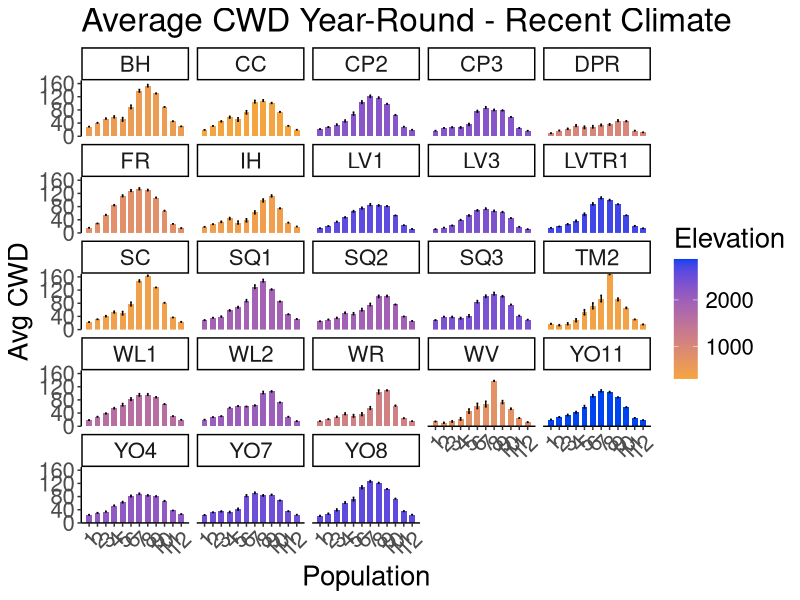
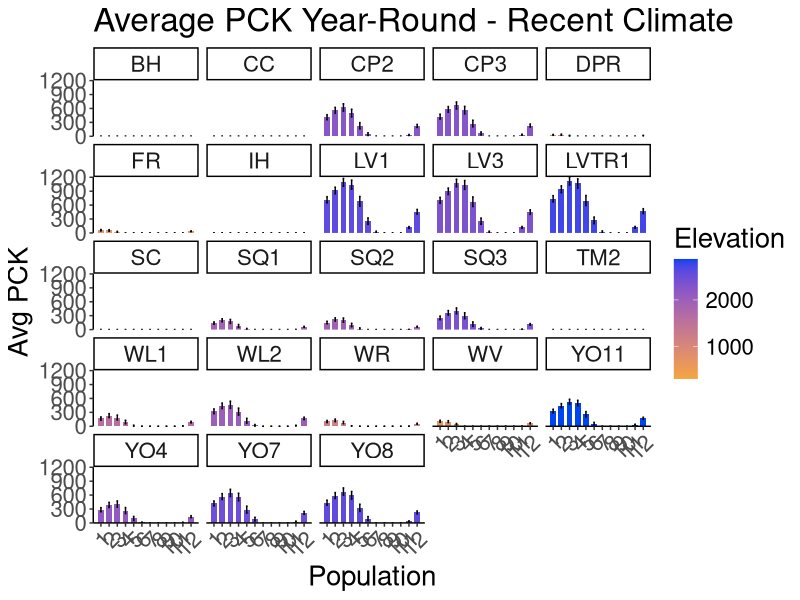
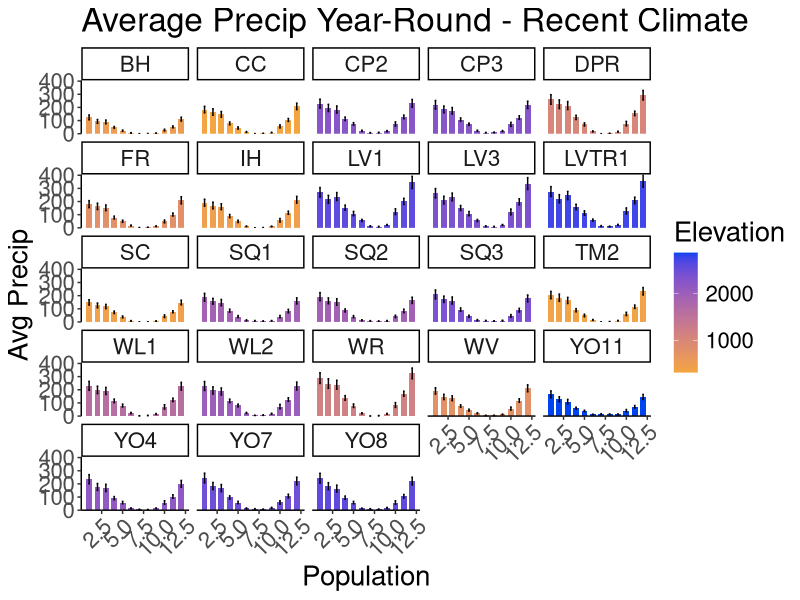
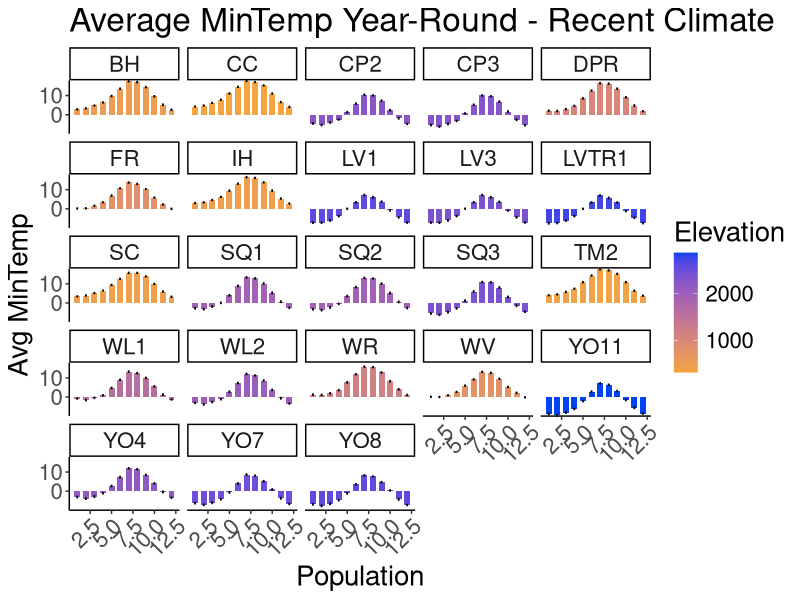
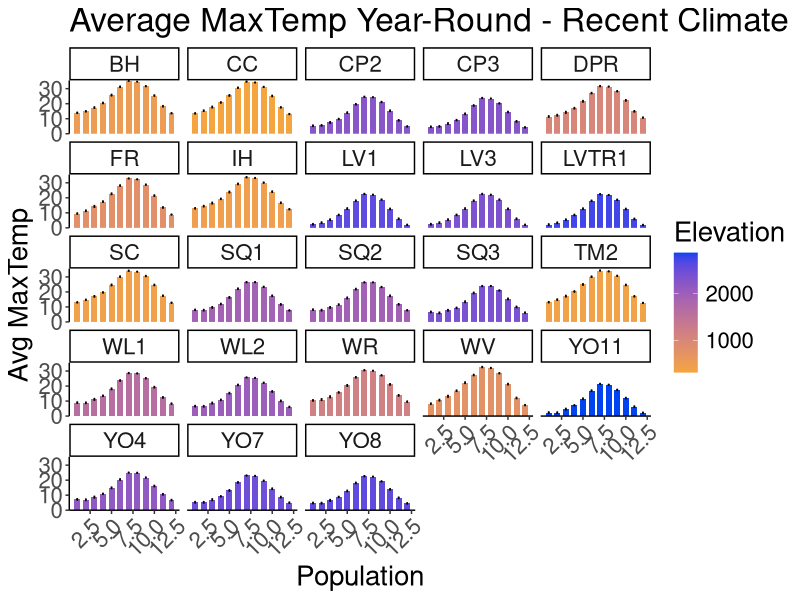
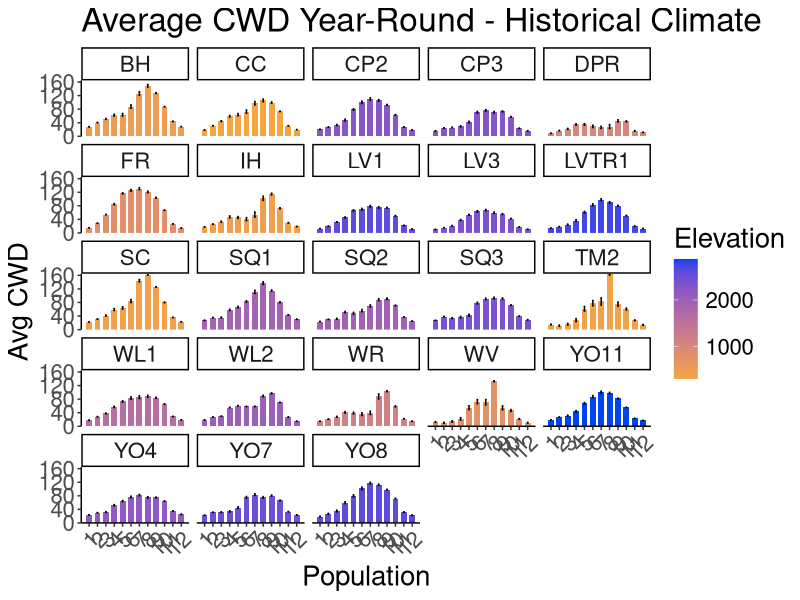
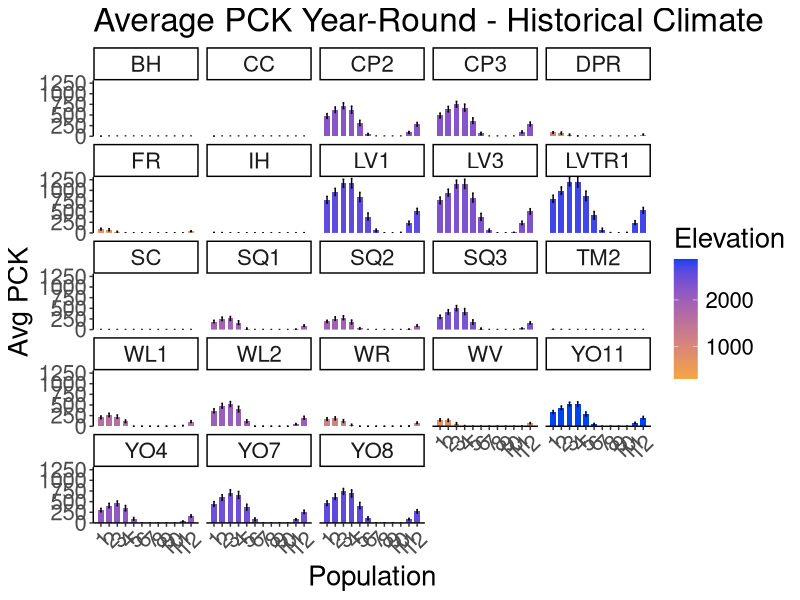
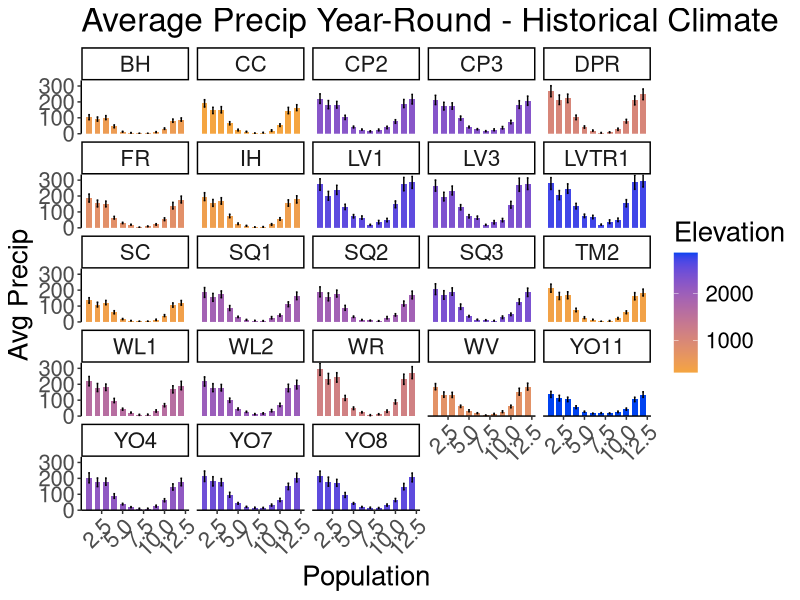

These charts were generated, in order, by the following R code: (Note: this script raises an error after producing the figures.)
## ---- chunk 1
knitr::opts_chunk$set(echo = TRUE)
## ---- chunk 2
library(tidyverse)
library(ggrepel)
library(cowplot)
library(gridExtra)

sem <- function(x, na.rm=FALSE) {
  sd(x,na.rm=na.rm)/sqrt(length(na.omit(x)))
} #standard error function 

get_legend<-function(myggplot){
  tmp <- ggplot_gtable(ggplot_build(myggplot))
  leg <- which(sapply(tmp$grobs, function(x) x$name) == "guide-box")
  legend <- tmp$grobs[[leg]]
  return(legend)
} #legend function for grid_arrange

elev_three_palette <- c("#0043F0", "#C9727F", "#F5A540") #colors from Gremer et al 2019
elev_order <- c("High", "Mid", "Low")
## ---- chunk 3
flint_all_year <- read_csv("../output/Climate/flint_climate_UCDpops.csv")
head(flint_all_year)

bioclim_all_year <- read_csv("../output/Climate/bioclim_all_year_UCD_pops.csv")
head(bioclim_all_year)
## ---- chunk 4
flint_recent_all_year <- flint_all_year %>% 
  mutate(month = recode(month, #convert months to numbers 
  jan = 1,
  feb = 2,
  mar = 3,
  apr = 4,
  may = 5,
  jun = 6,
  jul = 7,
  aug = 8,
  sep = 9,
  oct = 10,
  nov = 11,
  dec = 12
)) %>% 
  filter(parent.pop != "UCD_Garden", parent.pop != "WL2_Garden") %>%  #remove garden sites 
  filter(year>1993 & year<=2023) %>% 
  select(parent.pop:month, cwd, pck, ppt, tmn, tmx)
  
flint_historical_all_year <- flint_all_year %>% 
  mutate(month = recode(month, #convert months to numbers 
  jan = 1,
  feb = 2,
  mar = 3,
  apr = 4,
  may = 5,
  jun = 6,
  jul = 7,
  aug = 8,
  sep = 9,
  oct = 10,
  nov = 11,
  dec = 12
)) %>% 
  filter(parent.pop != "UCD_Garden", parent.pop != "WL2_Garden") %>%  #remove garden sites 
  filter(year<=1993 & year>1963) %>% 
  select(parent.pop:month, cwd, pck, ppt, tmn, tmx)

bioclim_recent <- bioclim_all_year %>% 
  filter(year>1993 & year<=2023)
  
bioclim_historical <- bioclim_all_year %>% 
  filter(year<=1993 & year>1963)
## ---- chunk 5
flint_recent_all_year_mosavgs <- flint_recent_all_year %>% group_by(parent.pop, elevation.group, elev_m, month) %>% summarise_at(c("cwd", "pck", "ppt", "tmn", "tmx"), c(mean, sem), na.rm = TRUE) 
names(flint_recent_all_year_mosavgs) <- gsub("fn2", "sem", colnames(flint_recent_all_year_mosavgs))
names(flint_recent_all_year_mosavgs) <-gsub("fn1", "mean", colnames(flint_recent_all_year_mosavgs))
flint_recent_all_year_mosavgs #30 year averages during growth season months 
flint_recent_all_year_mosavgs$elevation.group <- factor(flint_recent_all_year_mosavgs$elevation.group, levels=elev_order)       

flint_recent_all_year_mosavgs %>% ggplot(aes(x=month, y=cwd_mean, fill=elev_m)) + 
  geom_col(width = 0.7,position = position_dodge(0.75)) +
  geom_errorbar(aes(ymin=cwd_mean-cwd_sem,ymax=cwd_mean+cwd_sem),width=.2, position = 
                  position_dodge(0.75)) +
  scale_y_continuous(expand = c(0, 0)) +
  scale_x_continuous(breaks=c(1, 2, 3, 4, 5, 6, 7, 8, 9, 10, 11, 12)) +
  scale_fill_gradient(low = "#F5A540", high = "#0043F0")+ 
  labs(fill="Elevation",x="Population", y="Avg CWD" ,title = "Average CWD Year-Round - Recent Climate") +
   theme_classic() +
  theme(text=element_text(size=20), axis.text.x = element_text(angle = 45,  hjust = 1)) + 
  facet_wrap(~parent.pop)
ggsave("../output/Climate/all_year_Avg_Monthly_CWD_RecentClim.png", width = 16, height = 10, units = "in")

flint_recent_all_year_mosavgs %>% ggplot(aes(x=month, y=pck_mean, fill=elev_m)) + 
  geom_col(width = 0.7,position = position_dodge(0.75)) +
  geom_errorbar(aes(ymin=pck_mean-pck_sem,ymax=pck_mean+pck_sem),width=.2, position = 
                  position_dodge(0.75)) +
  scale_y_continuous(expand = c(0, 0)) +
  scale_x_continuous(breaks=c(1, 2, 3, 4, 5, 6, 7, 8, 9, 10, 11, 12)) +
  scale_fill_gradient(low = "#F5A540", high = "#0043F0")+ 
  labs(fill="Elevation",x="Population", y="Avg PCK" ,title = "Average PCK Year-Round - Recent Climate") +
   theme_classic() +
  theme(text=element_text(size=20), axis.text.x = element_text(angle = 45,  hjust = 1)) + 
  facet_wrap(~parent.pop)
ggsave("../output/Climate/all_year_Avg_Monthly_PCK_RecentClim.png", width = 16, height = 10, units = "in")

flint_recent_all_year_mosavgs %>% ggplot(aes(x=month, y=ppt_mean, fill=elev_m)) + 
  geom_col(width = 0.7,position = position_dodge(0.75)) +
  geom_errorbar(aes(ymin=ppt_mean-ppt_sem,ymax=ppt_mean+ppt_sem),width=.2, position = 
                  position_dodge(0.75)) +
  scale_y_continuous(expand = c(0, 0)) +
  scale_fill_gradient(low = "#F5A540", high = "#0043F0") + 
  labs(fill="Elevation",x="Population", y="Avg Precip" ,title = "Average Precip Year-Round - Recent Climate") +
   theme_classic() +
  theme(text=element_text(size=20), axis.text.x = element_text(angle = 45,  hjust = 1))+ 
  facet_wrap(~parent.pop)
ggsave("../output/Climate/all_year_Avg_Monthly_Precip_RecentClim.png", width = 12, height = 6, units = "in")

flint_recent_all_year_mosavgs %>% ggplot(aes(x=month, y=tmn_mean, fill=elev_m)) + 
  geom_col(width = 0.7,position = position_dodge(0.75)) +
  geom_errorbar(aes(ymin=tmn_mean-tmn_sem,ymax=tmn_mean+tmn_sem),width=.2, position = 
                  position_dodge(0.75)) +
  scale_y_continuous(expand = c(0, 0)) +
  scale_fill_gradient(low = "#F5A540", high = "#0043F0") + 
  labs(fill="Elevation",x="Population", y="Avg MinTemp" ,title = "Average MinTemp Year-Round - Recent Climate") +
   theme_classic() +
  theme(text=element_text(size=20), axis.text.x = element_text(angle = 45,  hjust = 1))+ 
  facet_wrap(~parent.pop)
ggsave("../output/Climate/all_year_Avg_Monthly_MinTemp_RecentClim.png", width = 12, height = 6, units = "in")

flint_recent_all_year_mosavgs %>% ggplot(aes(x=month, y=tmx_mean, fill=elev_m)) + 
  geom_col(width = 0.7,position = position_dodge(0.75)) +
  geom_errorbar(aes(ymin=tmx_mean-tmx_sem,ymax=tmx_mean+tmx_sem),width=.2, position = 
                  position_dodge(0.75)) +
  scale_y_continuous(expand = c(0, 0)) +
  scale_fill_gradient(low = "#F5A540", high = "#0043F0") + 
  labs(fill="Elevation",x="Population", y="Avg MaxTemp" ,title = "Average MaxTemp Year-Round - Recent Climate") +
   theme_classic() +
  theme(text=element_text(size=20), axis.text.x = element_text(angle = 45,  hjust = 1))+ 
  facet_wrap(~parent.pop)
ggsave("../output/Climate/all_year_Avg_Monthly_MaxTemp_RecentClim.png", width = 12, height = 6, units = "in")
## ---- chunk 6
flint_historical_all_year_mosavgs <- flint_historical_all_year %>% group_by(parent.pop, elevation.group, elev_m, month) %>% summarise_at(c("cwd", "pck", "ppt", "tmn", "tmx"), c(mean, sem), na.rm = TRUE) 
names(flint_historical_all_year_mosavgs) <- gsub("fn2", "sem", colnames(flint_historical_all_year_mosavgs))
names(flint_historical_all_year_mosavgs) <-gsub("fn1", "mean", colnames(flint_historical_all_year_mosavgs))
flint_historical_all_year_mosavgs #30 year averages during growth season months 
flint_historical_all_year_mosavgs$elevation.group <- factor(flint_historical_all_year_mosavgs$elevation.group, levels=elev_order)       

flint_historical_all_year_mosavgs %>% ggplot(aes(x=month, y=cwd_mean, fill=elev_m)) + 
  geom_col(width = 0.7,position = position_dodge(0.75)) +
  geom_errorbar(aes(ymin=cwd_mean-cwd_sem,ymax=cwd_mean+cwd_sem),width=.2, position = 
                  position_dodge(0.75)) +
  scale_y_continuous(expand = c(0, 0)) +
  scale_x_continuous(breaks=c(1, 2, 3, 4, 5, 6, 7, 8, 9, 10, 11, 12)) +
  scale_fill_gradient(low = "#F5A540", high = "#0043F0")+ 
  labs(fill="Elevation",x="Population", y="Avg CWD" ,title = "Average CWD Year-Round - Historical Climate") +
   theme_classic() +
  theme(text=element_text(size=20), axis.text.x = element_text(angle = 45,  hjust = 1)) + 
  facet_wrap(~parent.pop)
ggsave("../output/Climate/all_year_Avg_Monthly_CWD_HistoricalClim.png", width = 16, height = 10, units = "in")

flint_historical_all_year_mosavgs %>% ggplot(aes(x=month, y=pck_mean, fill=elev_m)) + 
  geom_col(width = 0.7,position = position_dodge(0.75)) +
  geom_errorbar(aes(ymin=pck_mean-pck_sem,ymax=pck_mean+pck_sem),width=.2, position = 
                  position_dodge(0.75)) +
  scale_y_continuous(expand = c(0, 0)) +
  scale_x_continuous(breaks=c(1, 2, 3, 4, 5, 6, 7, 8, 9, 10, 11, 12)) +
  scale_fill_gradient(low = "#F5A540", high = "#0043F0")+ 
  labs(fill="Elevation",x="Population", y="Avg PCK" ,title = "Average PCK Year-Round - Historical Climate") +
   theme_classic() +
  theme(text=element_text(size=20), axis.text.x = element_text(angle = 45,  hjust = 1)) + 
  facet_wrap(~parent.pop)
ggsave("../output/Climate/all_year_Avg_Monthly_PCK_HistoricalClim.png", width = 16, height = 10, units = "in")

flint_historical_all_year_mosavgs %>% ggplot(aes(x=month, y=ppt_mean, fill=elev_m)) + 
  geom_col(width = 0.7,position = position_dodge(0.75)) +
  geom_errorbar(aes(ymin=ppt_mean-ppt_sem,ymax=ppt_mean+ppt_sem),width=.2, position = 
                  position_dodge(0.75)) +
  scale_y_continuous(expand = c(0, 0)) +
  scale_fill_gradient(low = "#F5A540", high = "#0043F0") + 
  labs(fill="Elevation",x="Population", y="Avg Precip" ,title = "Average Precip Year-Round - Historical Climate") +
   theme_classic() +
  theme(text=element_text(size=20), axis.text.x = element_text(angle = 45,  hjust = 1))+ 
  facet_wrap(~parent.pop)
ggsave("../output/Climate/all_year_Avg_Monthly_Precip_HistoricalClim.png", width = 12, height = 6, units = "in")

flint_historical_all_year_mosavgs %>% ggplot(aes(x=month, y=tmn_mean, fill=elev_m)) + 
  geom_col(width = 0.7,position = position_dodge(0.75)) +
  geom_errorbar(aes(ymin=tmn_mean-tmn_sem,ymax=tmn_mean+tmn_sem),width=.2, position = 
                  position_dodge(0.75)) +
  scale_y_continuous(expand = c(0, 0)) +
  scale_fill_gradient(low = "#F5A540", high = "#0043F0") + 
  labs(fill="Elevation",x="Population", y="Avg MinTemp" ,title = "Average MinTemp Year-Round - Historical Climate") +
   theme_classic() +
  theme(text=element_text(size=20), axis.text.x = element_text(angle = 45,  hjust = 1))+ 
  facet_wrap(~parent.pop)
ggsave("../output/Climate/all_year_Avg_Monthly_MinTemp_HistoricalClim.png", width = 12, height = 6, units = "in")

flint_historical_all_year_mosavgs %>% ggplot(aes(x=month, y=tmx_mean, fill=elev_m)) + 
  geom_col(width = 0.7,position = position_dodge(0.75)) +
  geom_errorbar(aes(ymin=tmx_mean-tmx_sem,ymax=tmx_mean+tmx_sem),width=.2, position = 
                  position_dodge(0.75)) +
  scale_y_continuous(expand = c(0, 0)) +
  scale_fill_gradient(low = "#F5A540", high = "#0043F0") + 
  labs(fill="Elevation",x="Population", y="Avg MaxTemp" ,title = "Average MaxTemp Year-Round - Historical Climate") +
   theme_classic() +
  theme(text=element_text(size=20), axis.text.x = element_text(angle = 45,  hjust = 1))+ 
  facet_wrap(~parent.pop)
ggsave("../output/Climate/all_year_Avg_Monthly_MaxTemp_HistoricalClim.png", width = 12, height = 6, units = "in")
## ---- chunk 7
flint_recent_all_year_avgs <- flint_recent_all_year %>% group_by(parent.pop, elevation.group, elev_m) %>% summarise_at(c("cwd", "pck", "ppt", "tmn", "tmx"), c(mean, sem), na.rm = TRUE) 
names(flint_recent_all_year_avgs) <- gsub("fn2", "sem", colnames(flint_recent_all_year_avgs))
names(flint_recent_all_year_avgs) <-gsub("fn1", "mean", colnames(flint_recent_all_year_avgs))
flint_recent_all_year_avgs #30 year averages during growth season months 
flint_recent_all_year_avgs$elevation.group <- factor(flint_recent_all_year_avgs$elevation.group, levels=elev_order)    
#write_csv(flint_recent_all_year_avgs, "../output/Climate/all_year__FlintAvgs_Recent.csv")

flint_recent_all_year_avgs %>% ggplot(aes(x=fct_reorder(parent.pop, cwd_mean), y=cwd_mean, fill=elev_m)) + 
  geom_col(width = 0.7,position = position_dodge(0.75)) +
  geom_errorbar(aes(ymin=cwd_mean-cwd_sem,ymax=cwd_mean+cwd_sem),width=.2, position = 
                  position_dodge(0.75)) +
  scale_y_continuous(expand = c(0, 0)) +
  scale_fill_gradient(low = "#F5A540", high = "#0043F0")+ 
  labs(fill="Elevation",x="Population", y="Avg CWD" ,title = "Average CWD Year-Round - Recent Climate") +
   theme_classic() +
  theme(text=element_text(size=20), axis.text.x = element_text(angle = 45,  hjust = 1))
ggsave("../output/Climate/all_year_Avg_CWD_RecentClim.png", width = 12, height = 6, units = "in")

flint_recent_all_year_avgs %>% ggplot(aes(x=fct_reorder(parent.pop, pck_mean), y=pck_mean, fill=elev_m)) + 
  geom_col(width = 0.7,position = position_dodge(0.75)) +
  geom_errorbar(aes(ymin=pck_mean-pck_sem,ymax=pck_mean+pck_sem),width=.2, position = 
                  position_dodge(0.75)) +
  scale_y_continuous(expand = c(0, 0)) +
  scale_fill_gradient(low = "#F5A540", high = "#0043F0")+ 
  labs(fill="Elevation",x="Population", y="Avg PCK" ,title = "Average PCK Year-Round - Recent Climate") +
   theme_classic() +
  theme(text=element_text(size=20), axis.text.x = element_text(angle = 45,  hjust = 1))
ggsave("../output/Climate/all_year_Avg_PCK_RecentClim.png", width = 12, height = 6, units = "in")

flint_recent_all_year_avgs %>% ggplot(aes(x=fct_reorder(parent.pop, ppt_mean), y=ppt_mean, fill=elev_m)) + 
  geom_col(width = 0.7,position = position_dodge(0.75)) +
  geom_errorbar(aes(ymin=ppt_mean-ppt_sem,ymax=ppt_mean+ppt_sem),width=.2, position = 
                  position_dodge(0.75)) +
  scale_y_continuous(expand = c(0, 0)) +
  scale_fill_gradient(low = "#F5A540", high = "#0043F0") + 
  labs(fill="Elevation",x="Population", y="Avg Precip" ,title = "Average Precip Year-Round - Recent Climate") +
   theme_classic() +
  theme(text=element_text(size=20), axis.text.x = element_text(angle = 45,  hjust = 1))
ggsave("../output/Climate/all_year_Avg_Precip_RecentClim.png", width = 12, height = 6, units = "in")

flint_recent_all_year_avgs %>% ggplot(aes(x=fct_reorder(parent.pop, tmn_mean), y=tmn_mean, fill=elev_m)) + 
  geom_col(width = 0.7,position = position_dodge(0.75)) +
  geom_errorbar(aes(ymin=tmn_mean-tmn_sem,ymax=tmn_mean+tmn_sem),width=.2, position = 
                  position_dodge(0.75)) +
  scale_y_continuous(expand = c(0, 0)) +
  scale_fill_gradient(low = "#F5A540", high = "#0043F0") + 
  labs(fill="Elevation",x="Population", y="Avg MinTemp" ,title = "Average MinTemp Year-Round - Recent Climate") +
   theme_classic() +
  theme(text=element_text(size=20), axis.text.x = element_text(angle = 45,  hjust = 1))
ggsave("../output/Climate/all_year_Avg_MinTemp_RecentClim.png", width = 12, height = 6, units = "in")

flint_recent_all_year_avgs %>% ggplot(aes(x=fct_reorder(parent.pop, tmx_mean), y=tmx_mean, fill=elev_m)) + 
  geom_col(width = 0.7,position = position_dodge(0.75)) +
  geom_errorbar(aes(ymin=tmx_mean-tmx_sem,ymax=tmx_mean+tmx_sem),width=.2, position = 
                  position_dodge(0.75)) +
  scale_y_continuous(expand = c(0, 0)) +
  scale_fill_gradient(low = "#F5A540", high = "#0043F0") + 
  labs(fill="Elevation",x="Population", y="Avg MaxTemp" ,title = "Average MaxTemp Year-Round - Recent Climate") +
   theme_classic() +
  theme(text=element_text(size=20), axis.text.x = element_text(angle = 45,  hjust = 1))
ggsave("../output/Climate/all_year_Avg_MaxTemp_RecentClim.png", width = 12, height = 6, units = "in")
## ---- chunk 8
flint_historical_all_year_avgs <- flint_historical_all_year %>% group_by(parent.pop, elevation.group, elev_m) %>% summarise_at(c("cwd", "pck", "ppt", "tmn", "tmx"), c(mean, sem), na.rm = TRUE) 
names(flint_historical_all_year_avgs) <- gsub("fn2", "sem", colnames(flint_historical_all_year_avgs))
names(flint_historical_all_year_avgs) <-gsub("fn1", "mean", colnames(flint_historical_all_year_avgs))
flint_historical_all_year_avgs #30 year averages during growth season months 
flint_historical_all_year_avgs$elevation.group <- factor(flint_historical_all_year_avgs$elevation.group, levels=elev_order)    
#write_csv(flint_historical_all_year_avgs, "../output/Climate/all_year__FlintAvgs_Historic.csv")

flint_historical_all_year_avgs %>% ggplot(aes(x=fct_reorder(parent.pop, cwd_mean), y=cwd_mean, fill=elev_m)) + 
  geom_col(width = 0.7,position = position_dodge(0.75)) +
  geom_errorbar(aes(ymin=cwd_mean-cwd_sem,ymax=cwd_mean+cwd_sem),width=.2, position = 
                  position_dodge(0.75)) +
  scale_y_continuous(expand = c(0, 0)) +
  scale_fill_gradient(low = "#F5A540", high = "#0043F0")+ 
  labs(fill="Elevation",x="Population", y="Avg CWD" ,title = "Average CWD Year-Round - Historical Climate") +
   theme_classic() +
  theme(text=element_text(size=20), axis.text.x = element_text(angle = 45,  hjust = 1))
ggsave("../output/Climate/all_year_Avg_CWD_HistoricalClim.png", width = 12, height = 6, units = "in")

flint_historical_all_year_avgs %>% ggplot(aes(x=fct_reorder(parent.pop, pck_mean), y=pck_mean, fill=elev_m)) + 
  geom_col(width = 0.7,position = position_dodge(0.75)) +
  geom_errorbar(aes(ymin=pck_mean-pck_sem,ymax=pck_mean+pck_sem),width=.2, position = 
                  position_dodge(0.75)) +
  scale_y_continuous(expand = c(0, 0)) +
  scale_fill_gradient(low = "#F5A540", high = "#0043F0")+ 
  labs(fill="Elevation",x="Population", y="Avg PCK" ,title = "Average PCK Year-Round - Historical Climate") +
   theme_classic() +
  theme(text=element_text(size=20), axis.text.x = element_text(angle = 45,  hjust = 1))
ggsave("../output/Climate/all_year_Avg_PCK_HistoricalClim.png", width = 12, height = 6, units = "in")

flint_historical_all_year_avgs %>% ggplot(aes(x=fct_reorder(parent.pop, ppt_mean), y=ppt_mean, fill=elev_m)) + 
  geom_col(width = 0.7,position = position_dodge(0.75)) +
  geom_errorbar(aes(ymin=ppt_mean-ppt_sem,ymax=ppt_mean+ppt_sem),width=.2, position = 
                  position_dodge(0.75)) +
  scale_y_continuous(expand = c(0, 0)) +
  scale_fill_gradient(low = "#F5A540", high = "#0043F0") + 
  labs(fill="Elevation",x="Population", y="Avg Precip" ,title = "Average Precip Year-Round - Historical Climate") +
   theme_classic() +
  theme(text=element_text(size=20), axis.text.x = element_text(angle = 45,  hjust = 1))
ggsave("../output/Climate/all_year_Avg_Precip_HistoricalClim.png", width = 12, height = 6, units = "in")

flint_historical_all_year_avgs %>% ggplot(aes(x=fct_reorder(parent.pop, tmn_mean), y=tmn_mean, fill=elev_m)) + 
  geom_col(width = 0.7,position = position_dodge(0.75)) +
  geom_errorbar(aes(ymin=tmn_mean-tmn_sem,ymax=tmn_mean+tmn_sem),width=.2, position = 
                  position_dodge(0.75)) +
  scale_y_continuous(expand = c(0, 0)) +
  scale_fill_gradient(low = "#F5A540", high = "#0043F0") + 
  labs(fill="Elevation",x="Population", y="Avg MinTemp" ,title = "Average MinTemp Year-Round - Historical Climate") +
   theme_classic() +
  theme(text=element_text(size=20), axis.text.x = element_text(angle = 45,  hjust = 1))
ggsave("../output/Climate/all_year_Avg_MinTemp_HistoricalClim.png", width = 12, height = 6, units = "in")

flint_historical_all_year_avgs %>% ggplot(aes(x=fct_reorder(parent.pop, tmx_mean), y=tmx_mean, fill=elev_m)) + 
  geom_col(width = 0.7,position = position_dodge(0.75)) +
  geom_errorbar(aes(ymin=tmx_mean-tmx_sem,ymax=tmx_mean+tmx_sem),width=.2, position = 
                  position_dodge(0.75)) +
  scale_y_continuous(expand = c(0, 0)) +
  scale_fill_gradient(low = "#F5A540", high = "#0043F0") + 
  labs(fill="Elevation",x="Population", y="Avg MaxTemp" ,title = "Average MaxTemp Year-Round - Historical Climate") +
   theme_classic() +
  theme(text=element_text(size=20), axis.text.x = element_text(angle = 45,  hjust = 1))
ggsave("../output/Climate/all_year_Avg_MaxTemp_HistoricalClim.png", width = 12, height = 6, units = "in")
## ---- chunk 9
bioclim_recent_avgs <- bioclim_recent %>% group_by(parent.pop, elevation.group, elev_m) %>%
  summarise_at(c("ann_tmean", "mean_diurnal_range", "temp_seasonality", "temp_ann_range", "tmean_wettest_quarter", "tmean_driest_quarter", "ann_ppt", "ppt_seasonality","ppt_warmest_quarter", "ppt_coldest_quarter"), c(mean, sem), na.rm = TRUE) 
names(bioclim_recent_avgs) <- gsub("fn2", "sem", colnames(bioclim_recent_avgs))
names(bioclim_recent_avgs) <-gsub("fn1", "avg", colnames(bioclim_recent_avgs))
bioclim_recent_avgs
#write_csv(bioclim_recent_avgs, "../output/Climate/all_year_BioClimAvgs_Recent.csv")

bioclim_recent_avgs %>% ggplot(aes(x=fct_reorder(parent.pop, ann_tmean_avg), y=ann_tmean_avg, fill=elev_m)) + 
  geom_col(width = 0.7,position = position_dodge(0.75)) + 
  geom_errorbar(aes(ymin=ann_tmean_avg-ann_tmean_sem,ymax=ann_tmean_avg+ann_tmean_sem),width=.2, position = position_dodge(0.75)) +
  scale_y_continuous(expand = c(0, 0)) +
  scale_fill_gradient(low = "#F5A540", high = "#0043F0") +
  labs(fill="Elevation (m)", y="Avg Annual Mean Temp", x="Population", title ="Recent Climate - Growth Season") +
  theme_classic() +
  theme(text=element_text(size=25), axis.text.x = element_text(angle = 45,  hjust = 1))
ggsave("../output/Climate/all_year_AnnMeanTmp_RecentClim.png", width = 12, height = 6, units = "in")

bioclim_recent_avgs %>% ggplot(aes(x=fct_reorder(parent.pop, mean_diurnal_range_avg), y=mean_diurnal_range_avg, fill=elev_m)) + 
  geom_col(width = 0.7,position = position_dodge(0.75)) + 
  geom_errorbar(aes(ymin=mean_diurnal_range_avg-mean_diurnal_range_sem,ymax=mean_diurnal_range_avg+mean_diurnal_range_sem),width=.2, position = position_dodge(0.75)) +
  scale_y_continuous(expand = c(0, 0)) +
  scale_fill_gradient(low = "#F5A540", high = "#0043F0") +
  labs(fill="Elevation (m)", y="Avg Diurnal Range", x="Population", title ="Recent Climate - Growth Season") +
  theme_classic() +
  theme(text=element_text(size=25), axis.text.x = element_text(angle = 45,  hjust = 1))
ggsave("../output/Climate/all_year_DiurnalRange_RecentClim.png", width = 12, height = 6, units = "in")

bioclim_recent_avgs %>% ggplot(aes(x=fct_reorder(parent.pop, temp_seasonality_avg), y=temp_seasonality_avg, fill=elev_m)) + 
  geom_col(width = 0.7,position = position_dodge(0.75)) + 
  geom_errorbar(aes(ymin=temp_seasonality_avg-temp_seasonality_sem,ymax=temp_seasonality_avg+temp_seasonality_sem),width=.2, position = position_dodge(0.75)) +
  scale_y_continuous(expand = c(0, 0)) +
  scale_fill_gradient(low = "#F5A540", high = "#0043F0") +
  labs(fill="Elevation (m)",  x="Population", title ="Recent Climate - Growth Season") +
  theme_classic() +
  theme(text=element_text(size=25), axis.text.x = element_text(angle = 45,  hjust = 1))
ggsave("../output/Climate/all_year_TempSeasonality_RecentClim.png", width = 12, height = 6, units = "in")

bioclim_recent_avgs %>% ggplot(aes(x=fct_reorder(parent.pop, temp_ann_range_avg), y=temp_ann_range_avg, fill=elev_m)) + 
  geom_col(width = 0.7,position = position_dodge(0.75)) + 
  geom_errorbar(aes(ymin=temp_ann_range_avg-temp_ann_range_sem,ymax=temp_ann_range_avg+temp_ann_range_sem),width=.2, position = position_dodge(0.75)) +
  scale_y_continuous(expand = c(0, 0)) +
  scale_fill_gradient(low = "#F5A540", high = "#0043F0") +
  labs(fill="Elevation (m)",  x="Population", title ="Recent Climate - Growth Season") +
  theme_classic() +
  theme(text=element_text(size=25), axis.text.x = element_text(angle = 45,  hjust = 1))
ggsave("../output/Climate/all_year_AnnTmpRange_RecentClim.png", width = 12, height = 6, units = "in")

bioclim_recent_avgs %>% ggplot(aes(x=fct_reorder(parent.pop, tmean_wettest_quarter_avg), y=tmean_wettest_quarter_avg, fill=elev_m)) + 
  geom_col(width = 0.7,position = position_dodge(0.75)) + 
  geom_errorbar(aes(ymin=tmean_wettest_quarter_avg-tmean_wettest_quarter_sem,ymax=tmean_wettest_quarter_avg+tmean_wettest_quarter_sem),width=.2, position = position_dodge(0.75)) +
  scale_y_continuous(expand = c(0, 0)) +
  scale_fill_gradient(low = "#F5A540", high = "#0043F0") +
  labs(fill="Elevation (m)",  x="Population", title ="Recent Climate - Growth Season") +
  theme_classic() +
  theme(text=element_text(size=25), axis.text.x = element_text(angle = 45,  hjust = 1))
ggsave("../output/Climate/all_year_TmpMeanWet_RecentClim.png", width = 12, height = 6, units = "in")

bioclim_recent_avgs %>% ggplot(aes(x=fct_reorder(parent.pop, tmean_driest_quarter_avg), y=tmean_driest_quarter_avg, fill=elev_m)) + 
  geom_col(width = 0.7,position = position_dodge(0.75)) + 
  geom_errorbar(aes(ymin=tmean_driest_quarter_avg-tmean_driest_quarter_sem,ymax=tmean_driest_quarter_avg+tmean_driest_quarter_sem),width=.2, position = position_dodge(0.75)) +
  scale_y_continuous(expand = c(0, 0)) +
  scale_fill_gradient(low = "#F5A540", high = "#0043F0") +
  labs(fill="Elevation (m)",  x="Population", title ="Recent Climate - Growth Season") +
  theme_classic() +
  theme(text=element_text(size=25), axis.text.x = element_text(angle = 45,  hjust = 1))
ggsave("../output/Climate/all_year_TmpMeanDry_RecentClim.png", width = 12, height = 6, units = "in")

bioclim_recent_avgs %>% ggplot(aes(x=fct_reorder(parent.pop, ann_ppt_avg), y=ann_ppt_avg, fill=elev_m)) + 
  geom_col(width = 0.7,position = position_dodge(0.75)) + 
  geom_errorbar(aes(ymin=ann_ppt_avg-ann_ppt_sem,ymax=ann_ppt_avg+ann_ppt_sem),width=.2, position = position_dodge(0.75)) +
  scale_y_continuous(expand = c(0, 0)) +
  scale_fill_gradient(low = "#F5A540", high = "#0043F0") +
  labs(fill="Elevation (m)",  x="Population", title ="Recent Climate - Growth Season") +
  theme_classic() +
  theme(text=element_text(size=25), axis.text.x = element_text(angle = 45,  hjust = 1))
ggsave("../output/Climate/all_year_AnnPPT_RecentClim.png", width = 12, height = 6, units = "in")

bioclim_recent_avgs %>% ggplot(aes(x=fct_reorder(parent.pop, ppt_seasonality_avg), y=ppt_seasonality_avg, fill=elev_m)) + 
  geom_col(width = 0.7,position = position_dodge(0.75)) + 
  geom_errorbar(aes(ymin=ppt_seasonality_avg-ppt_seasonality_sem,ymax=ppt_seasonality_avg+ppt_seasonality_sem),width=.2, position = position_dodge(0.75)) +
  scale_y_continuous(expand = c(0, 0)) +
  scale_fill_gradient(low = "#F5A540", high = "#0043F0") +
  labs(fill="Elevation (m)",  x="Population", title ="Recent Climate - Growth Season") +
  theme_classic() +
  theme(text=element_text(size=25), axis.text.x = element_text(angle = 45,  hjust = 1))
ggsave("../output/Climate/all_year_PPTSeasonality_RecentClim.png", width = 12, height = 6, units = "in")

bioclim_recent_avgs %>% ggplot(aes(x=fct_reorder(parent.pop, ppt_warmest_quarter_avg), y=ppt_warmest_quarter_avg, fill=elev_m)) + 
  geom_col(width = 0.7,position = position_dodge(0.75)) + 
  geom_errorbar(aes(ymin=ppt_warmest_quarter_avg-ppt_warmest_quarter_sem,ymax=ppt_warmest_quarter_avg+ppt_warmest_quarter_sem),width=.2, position = position_dodge(0.75)) +
  scale_y_continuous(expand = c(0, 0)) +
  scale_fill_gradient(low = "#F5A540", high = "#0043F0") +
  labs(fill="Elevation (m)",  x="Population", title ="Recent Climate - Growth Season") +
  theme_classic() +
  theme(text=element_text(size=25), axis.text.x = element_text(angle = 45,  hjust = 1))
ggsave("../output/Climate/all_year_PPTWarm_RecentClim.png", width = 12, height = 6, units = "in")

bioclim_recent_avgs %>% ggplot(aes(x=fct_reorder(parent.pop, ppt_coldest_quarter_avg), y=ppt_coldest_quarter_avg, fill=elev_m)) + 
  geom_col(width = 0.7,position = position_dodge(0.75)) + 
  geom_errorbar(aes(ymin=ppt_coldest_quarter_avg-ppt_coldest_quarter_sem,ymax=ppt_coldest_quarter_avg+ppt_coldest_quarter_sem),width=.2, position = position_dodge(0.75)) +
  scale_y_continuous(expand = c(0, 0)) +
  scale_fill_gradient(low = "#F5A540", high = "#0043F0") +
  labs(fill="Elevation (m)",  x="Population", title ="Recent Climate - Growth Season") +
  theme_classic() +
  theme(text=element_text(size=25), axis.text.x = element_text(angle = 45,  hjust = 1))
ggsave("../output/Climate/all_year_PPTCold_RecentClim.png", width = 12, height = 6, units = "in")
## ---- chunk 10
names(bioclim_historical)
bioclim_historical_avgs <- bioclim_historical %>% group_by(parent.pop, elevation.group, elev_m) %>%
  summarise_at(c("ann_tmean", "mean_diurnal_range", "temp_seasonality", "temp_ann_range", "tmean_wettest_quarter", "tmean_driest_quarter", "ann_ppt", "ppt_seasonality","ppt_warmest_quarter", "ppt_coldest_quarter"), c(mean, sem), na.rm = TRUE) 
names(bioclim_historical_avgs) <- gsub("fn2", "sem", colnames(bioclim_historical_avgs))
names(bioclim_historical_avgs) <-gsub("fn1", "avg", colnames(bioclim_historical_avgs))
bioclim_historical_avgs
#write_csv(bioclim_historical_avgs, "../output/Climate/all_year_BioClimAvgs_Historical.csv")

bioclim_historical_avgs %>% ggplot(aes(x=fct_reorder(parent.pop, ann_tmean_avg), y=ann_tmean_avg, fill=elev_m)) + 
  geom_col(width = 0.7,position = position_dodge(0.75)) + 
  geom_errorbar(aes(ymin=ann_tmean_avg-ann_tmean_sem,ymax=ann_tmean_avg+ann_tmean_sem),width=.2, position = position_dodge(0.75)) +
  scale_y_continuous(expand = c(0, 0)) +
  scale_fill_gradient(low = "#F5A540", high = "#0043F0") +
  labs(fill="Elevation (m)", y="Avg Annual Mean Temp", x="Population", title ="Historical Climate - Growth Season") +
  theme_classic() +
  theme(text=element_text(size=25), axis.text.x = element_text(angle = 45,  hjust = 1))
ggsave("../output/Climate/all_year_AnnMeanTmp_HistoricalClim.png", width = 12, height = 6, units = "in")

bioclim_historical_avgs %>% ggplot(aes(x=fct_reorder(parent.pop, mean_diurnal_range_avg), y=mean_diurnal_range_avg, fill=elev_m)) + 
  geom_col(width = 0.7,position = position_dodge(0.75)) + 
  geom_errorbar(aes(ymin=mean_diurnal_range_avg-mean_diurnal_range_sem,ymax=mean_diurnal_range_avg+mean_diurnal_range_sem),width=.2, position = position_dodge(0.75)) +
  scale_y_continuous(expand = c(0, 0)) +
  scale_fill_gradient(low = "#F5A540", high = "#0043F0") +
  labs(fill="Elevation (m)", y="Avg Diurnal Range", x="Population", title ="Historical Climate - Growth Season") +
  theme_classic() +
  theme(text=element_text(size=25), axis.text.x = element_text(angle = 45,  hjust = 1))
ggsave("../output/Climate/all_year_DiurnalRange_HistoricalClim.png", width = 12, height = 6, units = "in")

bioclim_historical_avgs %>% ggplot(aes(x=fct_reorder(parent.pop, temp_seasonality_avg), y=temp_seasonality_avg, fill=elev_m)) + 
  geom_col(width = 0.7,position = position_dodge(0.75)) + 
  geom_errorbar(aes(ymin=temp_seasonality_avg-temp_seasonality_sem,ymax=temp_seasonality_avg+temp_seasonality_sem),width=.2, position = position_dodge(0.75)) +
  scale_y_continuous(expand = c(0, 0)) +
  scale_fill_gradient(low = "#F5A540", high = "#0043F0") +
  labs(fill="Elevation (m)",  x="Population", title ="Historical Climate - Growth Season") +
  theme_classic() +
  theme(text=element_text(size=25), axis.text.x = element_text(angle = 45,  hjust = 1))
ggsave("../output/Climate/all_year_TempSeasonality_HistoricalClim.png", width = 12, height = 6, units = "in")

bioclim_historical_avgs %>% ggplot(aes(x=fct_reorder(parent.pop, temp_ann_range_avg), y=temp_ann_range_avg, fill=elev_m)) + 
  geom_col(width = 0.7,position = position_dodge(0.75)) + 
  geom_errorbar(aes(ymin=temp_ann_range_avg-temp_ann_range_sem,ymax=temp_ann_range_avg+temp_ann_range_sem),width=.2, position = position_dodge(0.75)) +
  scale_y_continuous(expand = c(0, 0)) +
  scale_fill_gradient(low = "#F5A540", high = "#0043F0") +
  labs(fill="Elevation (m)",  x="Population", title ="Historical Climate - Growth Season") +
  theme_classic() +
  theme(text=element_text(size=25), axis.text.x = element_text(angle = 45,  hjust = 1))
ggsave("../output/Climate/all_year_AnnTmpRange_HistoricalClim.png", width = 12, height = 6, units = "in")

bioclim_historical_avgs %>% ggplot(aes(x=fct_reorder(parent.pop, tmean_wettest_quarter_avg), y=tmean_wettest_quarter_avg, fill=elev_m)) + 
  geom_col(width = 0.7,position = position_dodge(0.75)) + 
  geom_errorbar(aes(ymin=tmean_wettest_quarter_avg-tmean_wettest_quarter_sem,ymax=tmean_wettest_quarter_avg+tmean_wettest_quarter_sem),width=.2, position = position_dodge(0.75)) +
  scale_y_continuous(expand = c(0, 0)) +
  scale_fill_gradient(low = "#F5A540", high = "#0043F0") +
  labs(fill="Elevation (m)",  x="Population", title ="Historical Climate - Growth Season") +
  theme_classic() +
  theme(text=element_text(size=25), axis.text.x = element_text(angle = 45,  hjust = 1))
ggsave("../output/Climate/all_year_TmpMeanWet_HistoricalClim.png", width = 12, height = 6, units = "in")

bioclim_historical_avgs %>% ggplot(aes(x=fct_reorder(parent.pop, tmean_driest_quarter_avg), y=tmean_driest_quarter_avg, fill=elev_m)) + 
  geom_col(width = 0.7,position = position_dodge(0.75)) + 
  geom_errorbar(aes(ymin=tmean_driest_quarter_avg-tmean_driest_quarter_sem,ymax=tmean_driest_quarter_avg+tmean_driest_quarter_sem),width=.2, position = position_dodge(0.75)) +
  scale_y_continuous(expand = c(0, 0)) +
  scale_fill_gradient(low = "#F5A540", high = "#0043F0") +
  labs(fill="Elevation (m)",  x="Population", title ="Historical Climate - Growth Season") +
  theme_classic() +
  theme(text=element_text(size=25), axis.text.x = element_text(angle = 45,  hjust = 1))
ggsave("../output/Climate/all_year_TmpMeanDry_HistoricalClim.png", width = 12, height = 6, units = "in")

bioclim_historical_avgs %>% ggplot(aes(x=fct_reorder(parent.pop, ann_ppt_avg), y=ann_ppt_avg, fill=elev_m)) + 
  geom_col(width = 0.7,position = position_dodge(0.75)) + 
  geom_errorbar(aes(ymin=ann_ppt_avg-ann_ppt_sem,ymax=ann_ppt_avg+ann_ppt_sem),width=.2, position = position_dodge(0.75)) +
  scale_y_continuous(expand = c(0, 0)) +
  scale_fill_gradient(low = "#F5A540", high = "#0043F0") +
  labs(fill="Elevation (m)",  x="Population", title ="Historical Climate - Growth Season") +
  theme_classic() +
  theme(text=element_text(size=25), axis.text.x = element_text(angle = 45,  hjust = 1))
ggsave("../output/Climate/all_year_AnnPPT_HistoricalClim.png", width = 12, height = 6, units = "in")

bioclim_historical_avgs %>% ggplot(aes(x=fct_reorder(parent.pop, ppt_seasonality_avg), y=ppt_seasonality_avg, fill=elev_m)) + 
  geom_col(width = 0.7,position = position_dodge(0.75)) + 
  geom_errorbar(aes(ymin=ppt_seasonality_avg-ppt_seasonality_sem,ymax=ppt_seasonality_avg+ppt_seasonality_sem),width=.2, position = position_dodge(0.75)) +
  scale_y_continuous(expand = c(0, 0)) +
  scale_fill_gradient(low = "#F5A540", high = "#0043F0") +
  labs(fill="Elevation (m)",  x="Population", title ="Historical Climate - Growth Season") +
  theme_classic() +
  theme(text=element_text(size=25), axis.text.x = element_text(angle = 45,  hjust = 1))
ggsave("../output/Climate/all_year_PPTSeasonality_HistoricalClim.png", width = 12, height = 6, units = "in")

bioclim_historical_avgs %>% ggplot(aes(x=fct_reorder(parent.pop, ppt_warmest_quarter_avg), y=ppt_warmest_quarter_avg, fill=elev_m)) + 
  geom_col(width = 0.7,position = position_dodge(0.75)) + 
  geom_errorbar(aes(ymin=ppt_warmest_quarter_avg-ppt_warmest_quarter_sem,ymax=ppt_warmest_quarter_avg+ppt_warmest_quarter_sem),width=.2, position = position_dodge(0.75)) +
  scale_y_continuous(expand = c(0, 0)) +
  scale_fill_gradient(low = "#F5A540", high = "#0043F0") +
  labs(fill="Elevation (m)",  x="Population", title ="Historical Climate - Growth Season") +
  theme_classic() +
  theme(text=element_text(size=25), axis.text.x = element_text(angle = 45,  hjust = 1))
ggsave("../output/Climate/all_year_PPTWarm_HistoricalClim.png", width = 12, height = 6, units = "in")

bioclim_historical_avgs %>% ggplot(aes(x=fct_reorder(parent.pop, ppt_coldest_quarter_avg), y=ppt_coldest_quarter_avg, fill=elev_m)) + 
  geom_col(width = 0.7,position = position_dodge(0.75)) + 
  geom_errorbar(aes(ymin=ppt_coldest_quarter_avg-ppt_coldest_quarter_sem,ymax=ppt_coldest_quarter_avg+ppt_coldest_quarter_sem),width=.2, position = position_dodge(0.75)) +
  scale_y_continuous(expand = c(0, 0)) +
  scale_fill_gradient(low = "#F5A540", high = "#0043F0") +
  labs(fill="Elevation (m)",  x="Population", title ="Historical Climate - Growth Season") +
  theme_classic() +
  theme(text=element_text(size=25), axis.text.x = element_text(angle = 45,  hjust = 1))
ggsave("../output/Climate/all_year_PPTCold_HistoricalClim.png", width = 12, height = 6, units = "in")
